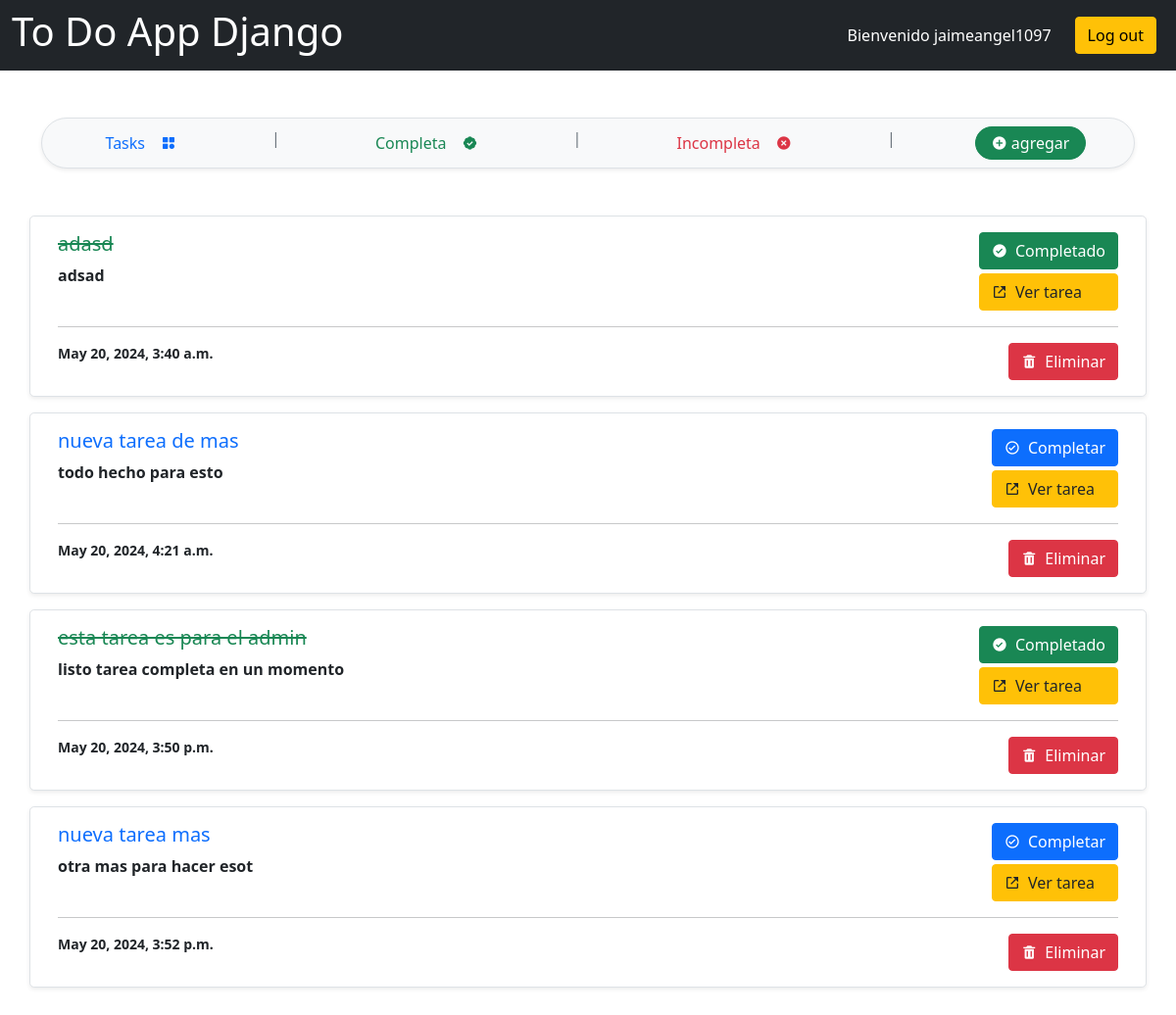
The app's page / (signed in) with its own data.
### todo_aplication/models.py (models this page shows, shortened)
class Task(models.Model):
    user_id =models.ForeignKey(User, on_delete=models.CASCADE,null=True)
    task=models.CharField(max_length=150)
    description=models.TextField()
    date_created=models.DateTimeField(default=timezone.now)
    completed_task=models.BooleanField(default=False)
    date_completed = models.DateTimeField(null=True, blank=True)

### todo_aplication/views.py (the view)
# urls.py: path('',home,name='home'),
@login_required(login_url='/login')
def home(request):
    id_user=request.user.id
    task= Task.objects.filter(user_id=id_user)
    task.reverse()
    return render(request,'index.html',{'tasks':task})

### todo_aplication/templates/index.html (shortened to what this page needs)
{% extends "base.html" %}
{% block head %}
  <link
    href="https://unpkg.com/boxicons@2.1.4/css/boxicons.min.css"
    rel="stylesheet"
  />
{% endblock  %}
{% block content %}
  <div class="py-5 container-sm">
    <nav class="bg-light container-sm shadow-sm p-2 mb-5 rounded-pill h-auto border  d-flex justify-content-around mx-auto">
      <a href="/" class="text-decoration-none text-primary font-weight-bold py-1 px-3 d-flex align-items-center gap-1">
        <span class="font-weight-medium text-primary d-flex flex-row align-items-center gap-3">Tasks <i class="bx bxs-category"></i></span>
      </a>
      <span class="text-secondary">|</span>
      <a href="{% url 'completed-task' %}" class="text-decoration-none text-secondary font-weight-bold py-1 px-3 d-flex align-items-center gap-1">
        <span class="font-weight-medium text-success d-flex flex-row align-items-center gap-3">Completa <i class="bx bxs-badge-check"></i></span>
      </a>
      <span class="text-secondary">|</span>
      <a href="{% url 'incompleted-task' %}"  class="text-decoration-none text-secondary font-weight-bold py-1 px-3 d-flex align-items-center gap-1">
        <span class="font-weight-medium text-danger d-flex flex-row align-items-center gap-3">Incompleta <i class='bx bxs-x-circle'></i></span>
      </a>
      <span class="text-secondary">|</span>
      <a href="{% url 'add-task' %}" class="text-decoration-none">
        <button type="button" class=" btn btn-success rounded-pill  py-1 px-3 d-flex align-items-center gap-1">
          <i class='bx bxs-plus-circle'></i> agregar
        </button>
      </a>
    </nav>
    <section class="row row-cols-1 gap-3"">
      {% for task in tasks %}
          {% if task.completed_task %}
              <div class="col shadow-sm bg-white border rounded-3">
                  <div class="card-body d-flex flex-column">
                      <div class="d-flex justify-content-between">
                          <div>
                              <h5 class="card-title text-success font-bold ">
                                <del> {{ task.task | slice:":30" }}</del>
                              </h5>
                              <p class="card-text text-dark fw-bold">
                                  {{ task.description | slice:":35" }}
                              </p>
                          </div>
                          <div class="d-flex flex-column gap-1">
                              <a href="{% url 'toogle_task' task.id %}" class="btn btn-success d-flex align-items-center gap-2 text-white fw-semibold">
                                  <i class="bx bxs-check-circle bx-xs"></i> Completado
                              </a>
                              <a href="{% url 'detail-task' task.id %}" class="btn btn-warning d-flex align-items-center gap-2 text-dark fw-semibold">
                                  <i class='bx bx-link-external bx-xs'></i> Ver tarea
                              </a>
                          </div>
                      </div>
                      <hr>
                      <div class="d-flex justify-content-between">
                          <small class="text-dark fw-bold">{{task.date_created}}</small>
                          <a href="{% url 'delete_task' task.id %}" class="btn btn-danger d-flex align-items-center gap-2 text-white fw-semibold">
                              <i class="bx bxs-trash bx-xs"></i> Eliminar
                          </a>
                      </div>
                  </div>
              </div>
          {% else %}
              <div class="col shadow-sm bg-white border rounded-3">
                  <div class="card-body d-flex flex-column">
                      <div class="d-flex justify-content-between">
                          <div>
                              <h5 class="card-title text-primary font-bold">
                                  {{ task.task | slice:":30" }}
                              </h5>
                              <p class="card-text text-dark fw-bold">
                                  {{ task.description | slice:":35" }}
                              </p>
                          </div>
                          <div class="d-flex flex-column gap-1">
                              <a href="{% url 'toogle_task' task.id %}" class="btn btn-primary d-flex align-items-center gap-2 text-white fw-semibold">
                                  <i class="bx bx-check-circle bx-xs"></i> Completar
                              </a>
                              <a href="{% url 'detail-task' task.id %}" class="btn btn-warning d-flex align-items-center gap-2 text-dark fw-semibold">
                                  <i class='bx bx-link-external bx-xs'></i> Ver tarea
                              </a>
                          </div>
                      </div>
                      <hr>
                      <div class="d-flex justify-content-between">
                          <small class="text-dark fw-bold">{{task.date_created}}</small>
                          <a href="{% url 'delete_task' task.id %}" class="btn btn-danger d-flex align-items-center gap-2 text-white fw-semibold">
                              <i class="bx bxs-trash bx-xs"></i> Eliminar
                          </a>
                      </div>
                  </div>
              </div>
          {% endif %}
      {% endfor %}
    </section>
  </div>
{% endblock  %}

### todo_aplication/templates/base.html (shortened to what this page needs)
<!DOCTYPE html>
<html lang="en">
<head>
    <link href="https://cdn.jsdelivr.net/npm/bootstrap@5.0.2/dist/css/bootstrap.min.css" rel="stylesheet">
    {% block head  %}
    {% endblock  %}
</head>
<body>
    <nav class="navbar navbar-expand-lg navbar-dark bg-dark">
        <div class="container-fluid d-flex flex-row justify-content-between">
            <h1 class="text-white">To Do App Django</h1>
            <div>
                <ul class="navbar-nav d-flex align-items-center  gap-3">
                    {% if user.is_authenticated %}
                    <span class='navbar-text  text-white'>Bienvenido {{user.username}}</span>
                    <li class="nav-item">
                        <a class="nav-link" href="/logout">
                            <button type="button" class="btn btn-warning">Log out</button>
                        </a>
                    </li>
                    {% else %}
                    <li class="nav-item">
                        <a class="nav-link" href="/login">
                            <button type="button" class="btn btn-warning">Login</button>
                        </a>
                    </li>
                    {% endif %}
                </ul>
            </div>
        </div>
    </nav>
    <div class="container-fluid">
        {% block content  %}
        {% endblock  %}
    </div>
</body>
</html>

### records on screen
Task: task "adasd", description "adsad", date_created "May 20, 2024, 3:40 a.m."
Task: task "nueva tarea de mas", description "todo hecho para esto", date_created "May 20, 2024, 4:21 a.m."
Task: task "esta tarea es para el admin", description "listo tarea completa en un momento", date_created "May 20, 2024, 3:50 p.m."
Task: task "nueva tarea mas", description "otra mas para hacer esot", date_created "May 20, 2024, 3:52 p.m."

### other values on screen
{{ user.username }} "jaimeangel1097"
